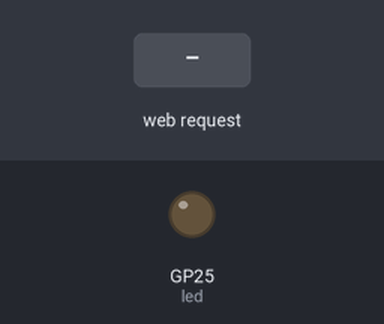
The program below on a simulated Raspberry Pi Pico running MicroPython. On the bench: output pins drawn as LEDs (lit = HIGH). The test bench sets the inputs (shaded band). The board's own WiFi access point starts at once; what the program prints to the serial console is not drawn.

Above: at 1.2 s.
1.3 s: HTTP request GET /on received
At 2.5 s:
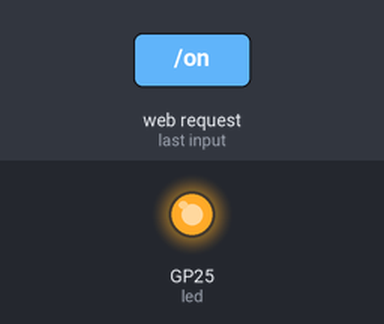
2.8 s: HTTP request GET /off received
At 3.6 s:
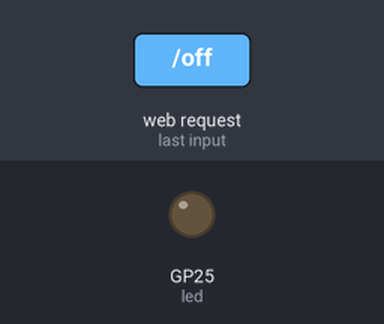
Timing chart, 0 to 5.8 s (numbered marks = the images above; inputs shaded):
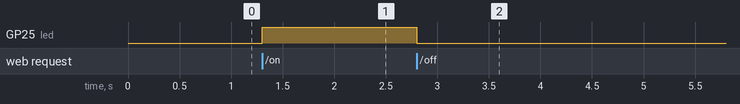

The program:

PicoWLED1.py
```python
import network
import socket
import machine

# 1. Configurar el LED y la red Wi-Fi
led = machine.Pin("LED", machine.Pin.OUT)
ap = network.WLAN(network.AP_IF)
ap.config(essid='Pico_Led_Web', password='miPassword123')
ap.active(True)


# 2. Abrir el puerto de comunicación (Servidor Web)
s = socket.socket(socket.AF_INET, socket.SOCK_STREAM)
s.bind(('', 80))
s.listen(1)

print("Conéctate a 'Pico_Led_Web' y entra a 192.168.4.1")

# 3. Bucle principal
while True:
    conn, addr = s.accept()
    request = conn.recv(1024).decode('utf-8')

    # Revisar qué botón presionó el usuario en el celular
    if "GET /on" in request:
        led.on()
    elif "GET /off" in request:
        led.off()

    # HTML minimalista: Solo dos botones grandes
    html = """<!DOCTYPE html>
    <html>
    <head><meta name="viewport" content="width=device-width, initial-scale=1">
    <style>
        body { text-align: center; font-family: sans-serif; padding-top: 50px; background: #f0f0f0; }
        .btn { display: block; width: 200px; margin: 20px auto; padding: 20px; font-size: 1.5rem; color: white; border-radius: 10px; text-decoration: none; font-weight: bold; }
        .on { background: #2ecc71; } .off { background: #e74c3c; }
    </style></head>
    <body>
        <h1>Control de LED</h1>
        <a href="/on" class="btn on">ENCENDER</a>
        <a href="/off" class="btn off">APAGAR</a>
    </body>
    </html>"""

    # Enviar la página y cerrar conexión
    conn.send('HTTP/1.1 200 OK\nContent-Type: text/html\nConnection: close\n\n')
    conn.sendall(html)
    conn.close()
```

Measured:
- after the input at 1.3 s, GP25 (led): LOW → HIGH at once
- after the input at 2.8 s, GP25 (led): HIGH → LOW at once
